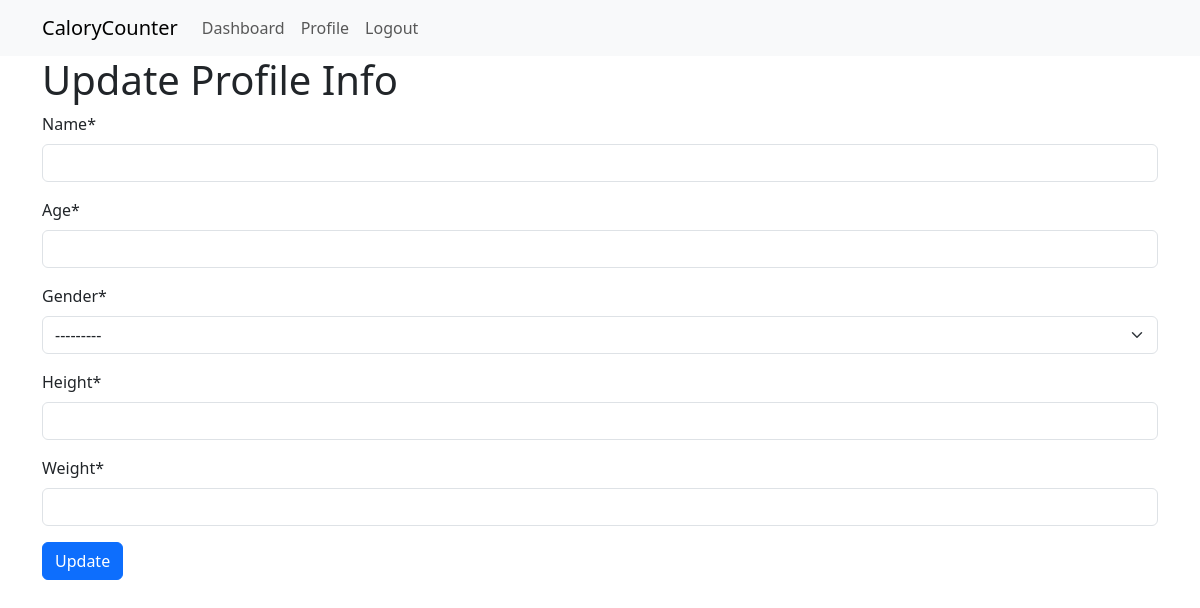
Page /update-profile/ (signed in) on the earlier database version.
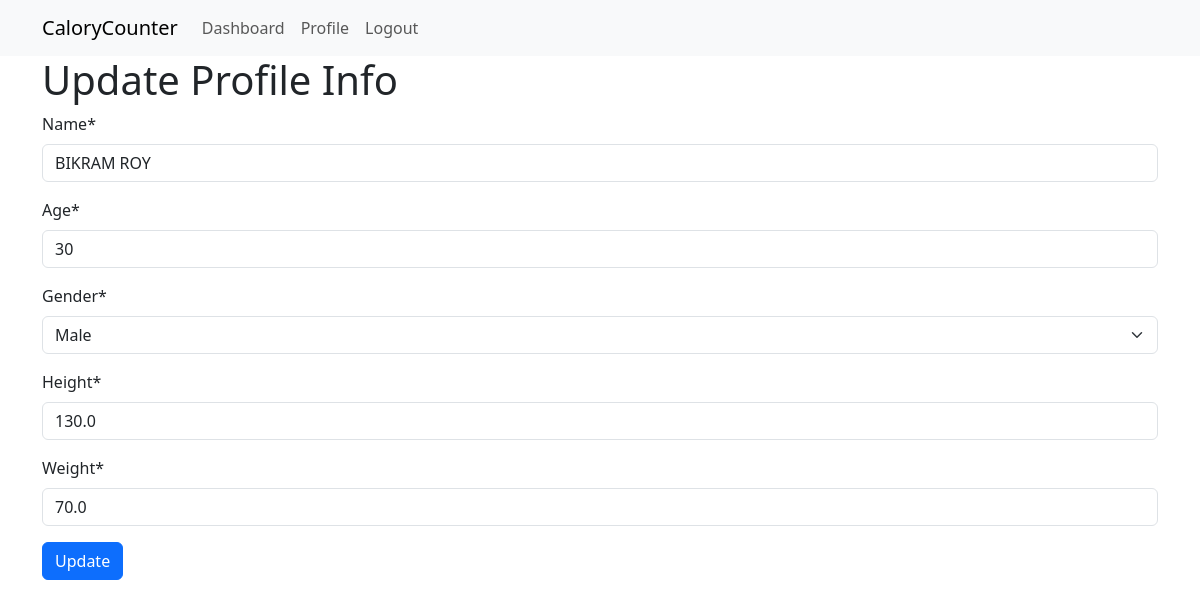
Same page on the later database version.
### CalorieCounter/models.py (models this page shows, shortened)
class BasicInfoModel(models.Model):
    GENDER_TYPE =[
        ("Male", "Male"),
        ("Female", "Female")
    ]
    user = models.OneToOneField(User, on_delete=models.CASCADE, related_name='user_info', null=True)
    name = models.CharField(max_length=100, null=True)
    age = models.PositiveIntegerField(null=True)
    gender = models.CharField(choices=GENDER_TYPE, max_length=10, null=True)
    height = models.FloatField(null=True)
    weight = models.FloatField(null=True)
    bmr = models.FloatField(null=True)

### CalorieCounter/views.py (the view, shortened to what this page needs)
# urls.py: path('update-profile/', update_profile, name='update_profile'),
@login_required
def update_profile(request):
    try:
        current_user = request.user.user_info
    except:
        current_user = None
    form_data = ProfileUpdateForm(instance=current_user)
    context = {
        'form_data': form_data,
        'form_title': "Update Profile Info",
        'form_btn': "Update"
    }
    return render(request, 'master/base-form.html', context)

### CalorieCounter/forms.py
class ProfileUpdateForm(forms.ModelForm):
    class Meta:
        model = BasicInfoModel
        fields = '__all__'
        exclude = ['user', 'bmr']

### CalorieCounter/templates/master/base-form.html (shortened to what this page needs)
{% extends 'master/base.html' %}
{% load crispy_forms_tags %}
{% block body %}
<div class="container">
    <h1>{{form_title}}</h1>
  <form method="post" enctype="multipart/form-data">
    {{ form_data|crispy }}
    <button type="submit" class="btn btn-primary">{{form_btn}}</button>
  </form>
</div>
{% endblock body %}

### CalorieCounter/templates/master/base.html (shortened to what this page needs)
<!doctype html>
<html lang="en">
  <head>
    <link href="https://cdn.jsdelivr.net/npm/bootstrap@5.3.8/dist/css/bootstrap.min.css" rel="stylesheet">
  </head>
  <body>
    {% include 'master/nav.html' %}
    {% block body %}
    {% endblock body %}
  </body>
</html>

### CalorieCounter/templates/master/nav.html (shortened to what this page needs)
<nav class="navbar navbar-expand-lg bg-body-tertiary">
  <div class="container">
    <a class="navbar-brand" href="#">CaloryCounter</a>
    <div class="collapse navbar-collapse" id="navbarNav">
      <ul class="navbar-nav">
        {% if request.user.is_authenticated %}
        <li class="nav-item">
          <a class="nav-link" aria-current="page" href="{% url 'dashboard_page' %}">Dashboard</a>
        </li>
         <li class="nav-item">
          <a class="nav-link" aria-current="page" href="{% url 'profile_page' %}">Profile</a>
        </li>
         <li class="nav-item">
          <a class="nav-link" href="{% url 'logout_page' %}">Logout</a>
        </li>
        {% endif %}
      </ul>
    </div>
  </div>
</nav>

Differences in the rows shown:
added BasicInfoModel: name "BIKRAM ROY", age "30", gender "Male", height "130.0", weight "70.0"
Other differences:
form field gender: "---------" → (not shown)
